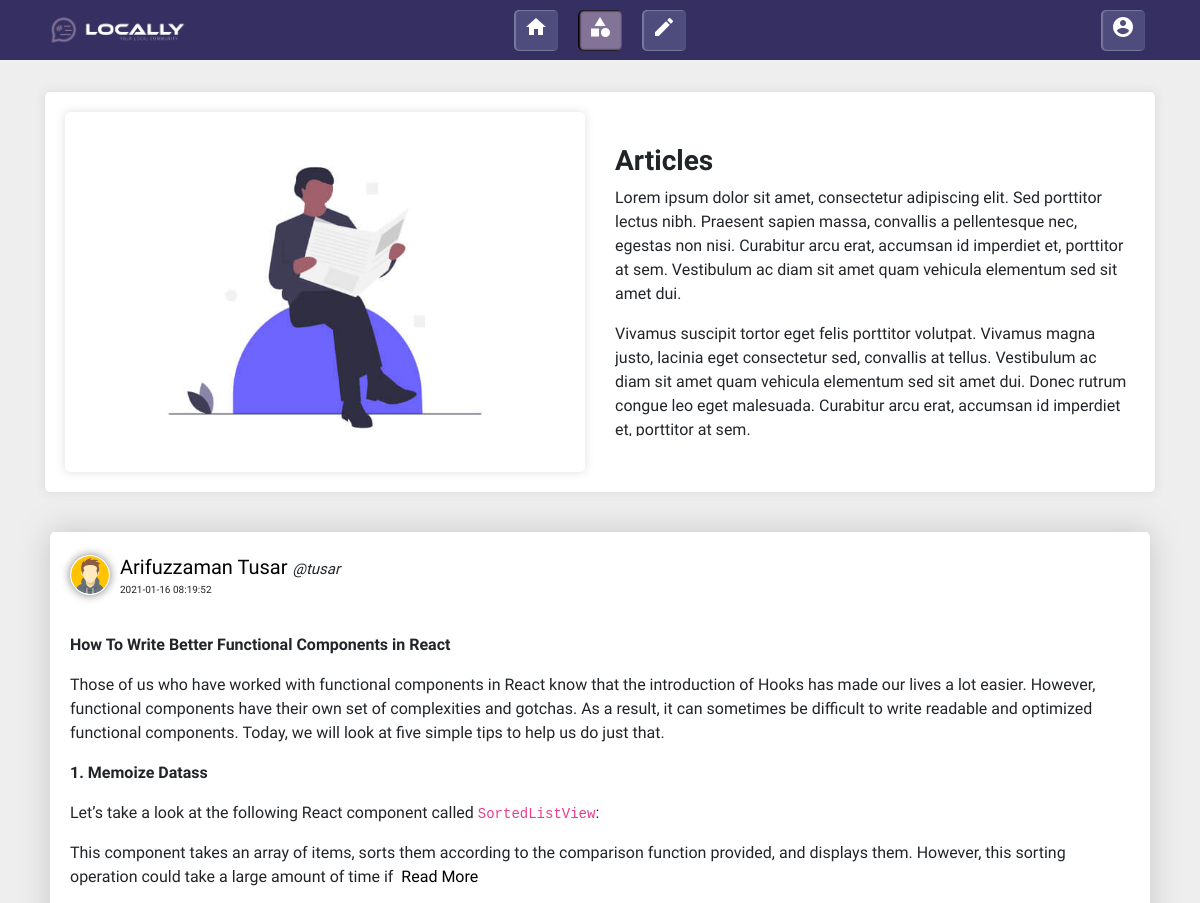
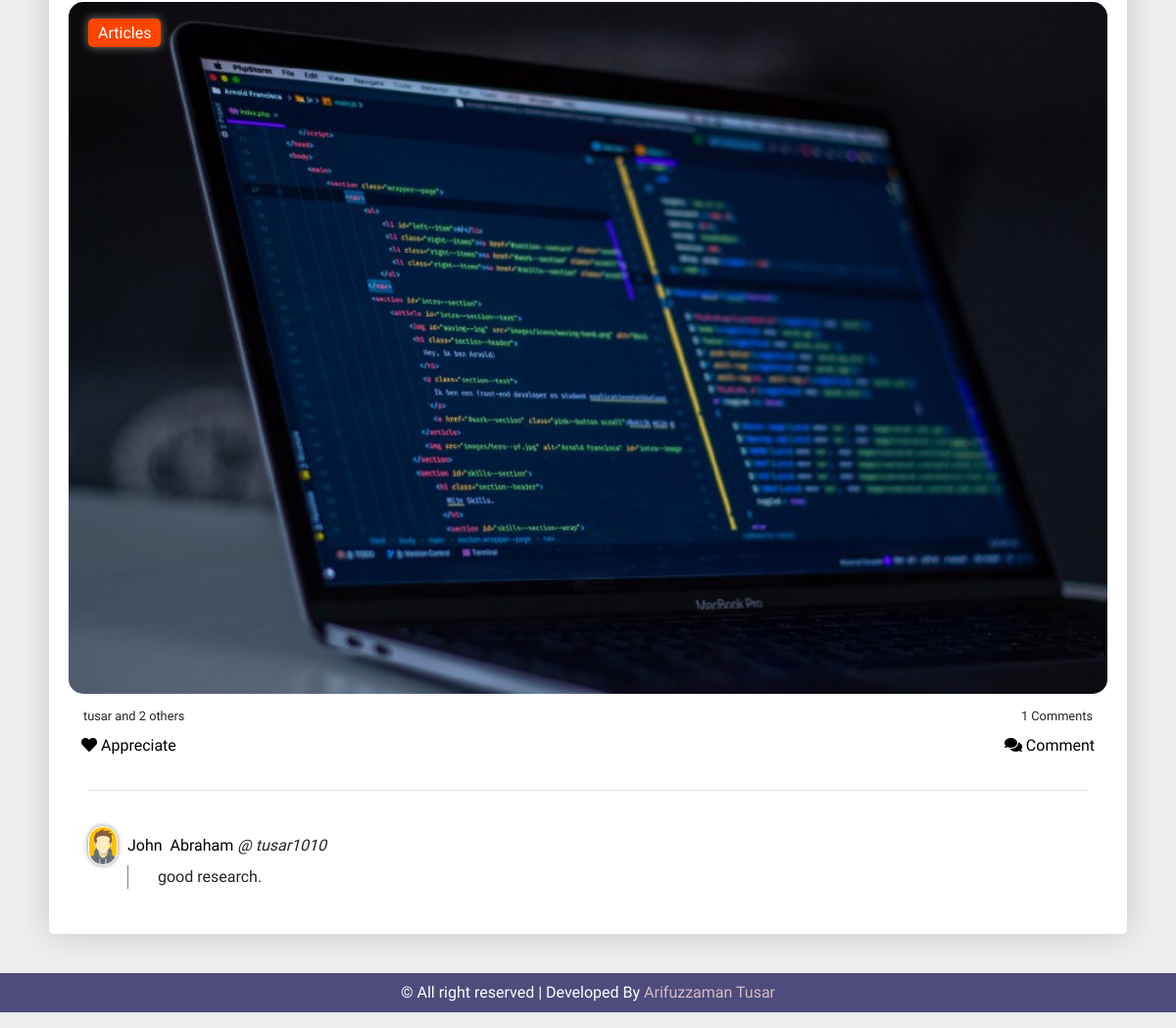
/single-topic.php?topic-id=30 (signed in), run on the app's committed database (2 pictures, top to bottom).
### tables this page shows
CREATE TABLE `topic` (
  `id` int(20) NOT NULL,
  `name` varchar(20) NOT NULL,
  `slug` varchar(20) NOT NULL,
  `discription` longtext NOT NULL,
  `image` varchar(150) NOT NULL
);

CREATE TABLE `posts` (
  `id` int(50) NOT NULL,
  `tittle` varchar(200) NOT NULL,
  `disc` longtext NOT NULL,
  `image` varchar(200) NOT NULL,
  `topic` varchar(200) NOT NULL,
  `topic_id` varchar(200) NOT NULL,
  `area` varchar(200) NOT NULL,
  `author` varchar(200) NOT NULL,
  `author_user` varchar(200) NOT NULL,
  `author_id` varchar(200) NOT NULL,
  `post_status` varchar(200) NOT NULL,
  `post_time` timestamp NOT NULL DEFAULT current_timestamp() ON UPDATE current_timestamp()
);

CREATE TABLE `user` (
  `id` int(20) NOT NULL,
  `username` varchar(100) NOT NULL,
  `firstname` varchar(100) NOT NULL,
  `lastname` varchar(100) NOT NULL,
  `email` varchar(100) NOT NULL,
  `phone` varchar(100) NOT NULL,
  `bio` longtext NOT NULL,
  `city` varchar(100) NOT NULL,
  `nid` varchar(100) NOT NULL,
  `birthday` varchar(100) NOT NULL,
  `gender` varchar(100) NOT NULL,
  `company` varchar(200) NOT NULL,
  `position` varchar(200) NOT NULL,
  `facebook` varchar(200) NOT NULL,
  `twitter` varchar(200) NOT NULL,
  `website` varchar(200) NOT NULL,
  `linkedin` varchar(200) NOT NULL,
  `password` varchar(100) NOT NULL,
  `status` varchar(50) NOT NULL,
  `avater_image` varchar(200) NOT NULL,
  `cover_image` varchar(200) NOT NULL
);

CREATE TABLE `appreciation` (
  `likeid` int(11) NOT NULL,
  `postid` int(11) NOT NULL,
  `userid` int(11) NOT NULL,
  `username` varchar(200) NOT NULL
);

CREATE TABLE `comments` (
  `comment_ID` int(100) NOT NULL,
  `comment_author_id` varchar(100) NOT NULL,
  `comment_user` varchar(200) NOT NULL,
  `comment_author_email` varchar(200) NOT NULL,
  `comment_date` timestamp NOT NULL DEFAULT current_timestamp() ON UPDATE current_timestamp(),
  `comment_content` longtext NOT NULL,
  `comment_parent _id` varchar(100) NOT NULL,
  `post_user_id` varchar(100) NOT NULL,
  `post_ID` varchar(100) NOT NULL
);

### login-session.php (called while the page is built, shortened)
<?php
    if(isset($_SESSION['username_session']))
    {
        $logged_user=  $_SESSION['username_session'];
        $admin_query = " SELECT * FROM `user` WHERE username LIKE '$logged_user' ";
        $result= mysqli_query($con,$admin_query);
        if (mysqli_num_rows($result) > 0) {
            while($row = mysqli_fetch_assoc($result)) {
                $userid= $row["id"];
            }
        }
    }
    else
    {
        header("location:login.php");
    }
?>

### single-topic.php (the view, shortened to what this page needs)
<?php if (isset($_GET['topic-id'])) {
    $topic_id = $_GET['topic-id'];
    $topic_query = " SELECT * FROM `topic` WHERE `id` = $topic_id";
    $result = mysqli_query($con, $topic_query);
    if (mysqli_num_rows($result) > 0) {
        while ($row = mysqli_fetch_assoc($result)) {
            $topic_id = $row["id"];
            $topic_name = $row["name"];
            $topic_disc = $row["discription"];
            $topic_image = $row["image"];
            $topic_disc_length = strlen($topic_disc);
            if ($topic_disc_length > 60) {
                $topic_disc_short = substr($topic_disc, 0, 180) . "&nbsp;" . "<a href='../single-topic.php?topic-id=" . $topic_id . "'>.......</a>";
            } else {
                $topic_disc_short = $topic_disc;
            }
        }
    }
}
?>
<?php
include "header.php";
?>
<div class="container">
    <div class="p-3"></div>
    <div class="widget">
        <div class="row">
            <div class="col-md-6 col-sm-6">
                <div class="widget">
                    <div class="">
                        <img width="100%" src="uploads/topic__image/<?php echo $topic_image ?>" alt="">
                    </div>
                </div>
            </div>
            <div class="col-md-6 col-sm-6">
                <div class="">
                    <div class="p-3"></div>
                    <h3> <strong> <?php echo $topic_name ?></strong> </h3>
                    <div class="topic_disc">
                        <?php echo  $topic_disc ?>
                    </div>
                </div>
            </div>
        </div>
    </div>
</div>
<div class="container">
    <div class="" style="padding: 20px;">
        <div class="row">
            <?php
            $topic_query = "SELECT *  FROM `posts` WHERE `topic_id` LIKE '$topic_id' AND `area` LIKE 'Rajshahi' AND `post_status` LIKE 'approved' ORDER BY `id`  DESC";
            $result = mysqli_query($con, $topic_query);
            if (mysqli_num_rows($result) > 0) {
                while ($row = mysqli_fetch_assoc($result)) {
                    $post_id = $row["id"];
                    $post_disc = $row["disc"];
                    $post_image = $row["image"];
                    $post_topic = $row["topic"];
                    $post_topic_id = $row["topic_id"];
                    $post_author_user = $row["author_user"];
                    $post_author_id = $row["author_id"];
                    $post_time = $row["post_time"];
                    $author_result = mysqli_query($con, "SELECT *  FROM `user` WHERE `id` = $post_author_id");
                    if (mysqli_num_rows($author_result) > 0) {
                        while ($row = mysqli_fetch_assoc($author_result)) {
                            $post_author_first_name = $row["firstname"];
                            $post_author_last_name = $row["lastname"];
                        }
                    }
                    $topic_disc_length = strlen($post_disc);
                    if ($topic_disc_length > 60) {
                        $topic_disc_short = substr($post_disc, 0, 800) . "&nbsp;" . "<a href='post.php?id=" . $post_id  . "'>Read More</a>";
                    } else {
                        $topic_disc_short = $post_disc;
                    }
            ?>
                    <div class="single_post ">
                        <div class="single_author">
                            <div class="single_author_avater">
                                <img class="single_author_avater_img" src="images/avater.png" height="40px" alt="">
                            </div>
                            <div class="single_author_name">
                                <span><a href="user.php?user_id=<?php echo $post_author_id ?>"> <?php echo $post_author_first_name . " " . $post_author_last_name ?></a></span>
                                <span class="single_author_username"> @<?php echo $post_author_user ?></span>
                                <div class="single_post_date"><?php echo $post_time ?></div>
                            </div>
                        </div>
                        <div class="single_post_content">
                            <p><?php echo $topic_disc_short ?>
                            </p>
                        </div>
                        <div class="single_post_category">
                            <a class="single_post_category_tittle" href="single-topic.php?topic-id=<?php echo $post_topic_id ?>"><?php echo $post_topic ?></a>
                        </div>
                        <div class="single_post_image">
                            <a href="post.php?id=<?php echo $post_id ?>"> <img src="uploads/post__image/<?php echo $post_image ?>" width="100%" alt=""> </a>
                        </div>
                        <div class="single_post_cont">
                            <div class="container">
                                <div class="row">
                                    <div class="col-6">
                                        <small id="show_like<?php echo $post_id ?>">
                                            <?php
                                            $query5 = mysqli_query($con, "SELECT username FROM `appreciation` WHERE postid = '$post_id' ORDER BY likeid DESC LIMIT 1");
                                            if (mysqli_num_rows($query5) > 0) {
                                                while ($row = mysqli_fetch_assoc($query5)) {
                                                    echo $row["username"] . " and ";
                                                }
                                            }
                                            $query2 = mysqli_query($con, "select * from `appreciation` where postid='$post_id'");
                                            echo mysqli_num_rows($query2) . " others";
                                            ?>
                                        </small>
                                    </div>
                                    <div class="col-6 text-right">
                                        <small>
                                            <?php
                                            $query2 = mysqli_query($con, "select * from `comments` where post_ID='$post_id'");
                                            echo mysqli_num_rows($query2) . " Comments";
                                            ?>
                                        </small>
                                    </div>
                                </div>
                            </div>
                            <div class="row">
                                <div class="col-6 text-left">
                                    <?php
                                    $query1 = mysqli_query($con, "select * from `appreciation` where postid='" . $post_id . "' and userid='" . $userid . "'");
                                    if (mysqli_num_rows($query1) > 0) {
                                    ?>
                                        <button value="<?php echo $post_id ?>" class="unlike btn">
                                            <i class="fas fa-heart"></i>
                                            Appreciate
                                        </button>
                                    <?php
                                    } else {
                                    ?>
                                        <button value="<?php echo  $post_id; ?>" class="like btn">
                                            <i class="fas fa-heart"></i>
                                            Appreciate
                                        </button>
                                    <?php
                                    }
                                    ?>
                                </div>
                                <div class="col-6 text-right">
                                    <button class="btn">
                                        <a href="post.php?id=<?php echo $post_id ?> #comment"> <i class="fas fa-comments"></i> Comment</button> </a>
                                </div>
                            </div>
                        </div>
                        <div class="single_post_comments">
                            <hr>
                            <?php include 'limit_comment.php'; ?>
                        </div>
                    </div>
            <?php
                }
            }
            ?>
        </div>
    </div>
</div>
<?php include 'footer.php'; ?>

### limit_comment.php (shortened to what this page needs)
<div class="comments">
                        <?php
                        $topic_query = "SELECT *  FROM `comments` WHERE `post_ID` LIKE '$post_id' ORDER BY comment_date DESC LIMIT 2";
                        $comment_result = mysqli_query($con, $topic_query);
                        if (mysqli_num_rows($comment_result) > 0) {
                            while ($row = mysqli_fetch_assoc($comment_result)) {
                                $comment_author_id = $row["comment_author_id"];
                                $comment_author_username = $row["comment_user"];
                                $comment_content = $row["comment_content"];
                                $fetch_commenter_data = mysqli_query($con, "SELECT *  FROM `user` WHERE `id` = $comment_author_id");
                                if (mysqli_num_rows($fetch_commenter_data) > 0) {
                                    while ($row = mysqli_fetch_assoc($fetch_commenter_data)) {
                                        $comment_author_fullname = $row["firstname"] . "&nbsp;" . $row["lastname"];
                                        $comment_author_avater = $row["avater_image"];
                                    }
                                }
                        ?>
                                <div class="comment_crud">
                                    <div class="comment_feed">
                                        <div class="comment_avater">
                                            <img class="single_author_avater_img" src="uploads/user__avater/<?php echo $comment_author_avater ?>" height="30px" alt="">
                                        </div>
                                        <div class="comment_author_name">
                                            <span><a href="user.php?user_id=<?php echo $comment_author_id ?>"> <?php echo $comment_author_fullname ?></a></span>
                                            <i class="comment_username">@ <?php echo $comment_author_username ?></i>
                                        </div>
                                    </div>
                                    <div class="comment">
                                        <p><?php echo $comment_content ?>.</p>
                                    </div>
                                </div>
                        <?php
                            }
                        }
                        ?>
</div>

### data on the page
topic: image (picture), name "Articles", discription "Lorem ipsum dolor sit amet, consectetur adipiscing elit. Sed porttitor lectus nibh. Praesent sapien massa, convallis a pellentesque nec, egestas non nisi. Curabitur arcu erat, accumsan id imperdiet et, porttitor at sem. Vestibulum ac diam sit amet quam vehicula elementum sed sit amet dui. Vivamus suscipit tortor eget felis porttitor volutpat. Vivamus magna justo, lacinia eget consectetur sed, convallis at tellus. Vestibulum ac diam sit amet quam vehicula elementum sed sit amet dui. Donec rutrum congue leo eget malesuada. Curabitur arcu erat, accumsan id imperdiet et, porttitor at sem."
posts: user.firstname "Arifuzzaman", user.lastname "Tusar", author_user "tusar", post_time "2021-01-16 08:19:52", disc "How To Write Better Functional Components in React Those of us who have worked with functional components in React know that the introduction of Hooks has made our lives a lot easier. However, functional components have their own set of complexities and gotchas. As a result, it can sometimes be difficult to write readable and optimized functional components. Today, we will look at five simple tips to help us do just that. 1. Memoize Datass Let’s take a look at the following React component called SortedListView : This component takes an array of items, sorts them according to the comparison function provided, and displays them. However, this sorting operation could take a large amount of…", topic "Articles", image (picture), mysqli_num_rows($query2) "2", mysqli_num_rows($query2) "1", $post_id 31 (drawn)
appreciation: username "tusar"
comments: user.avater_image (picture), user.firstname+lastname "John Abraham", comment_user "tusar1010", comment_content "good research"
